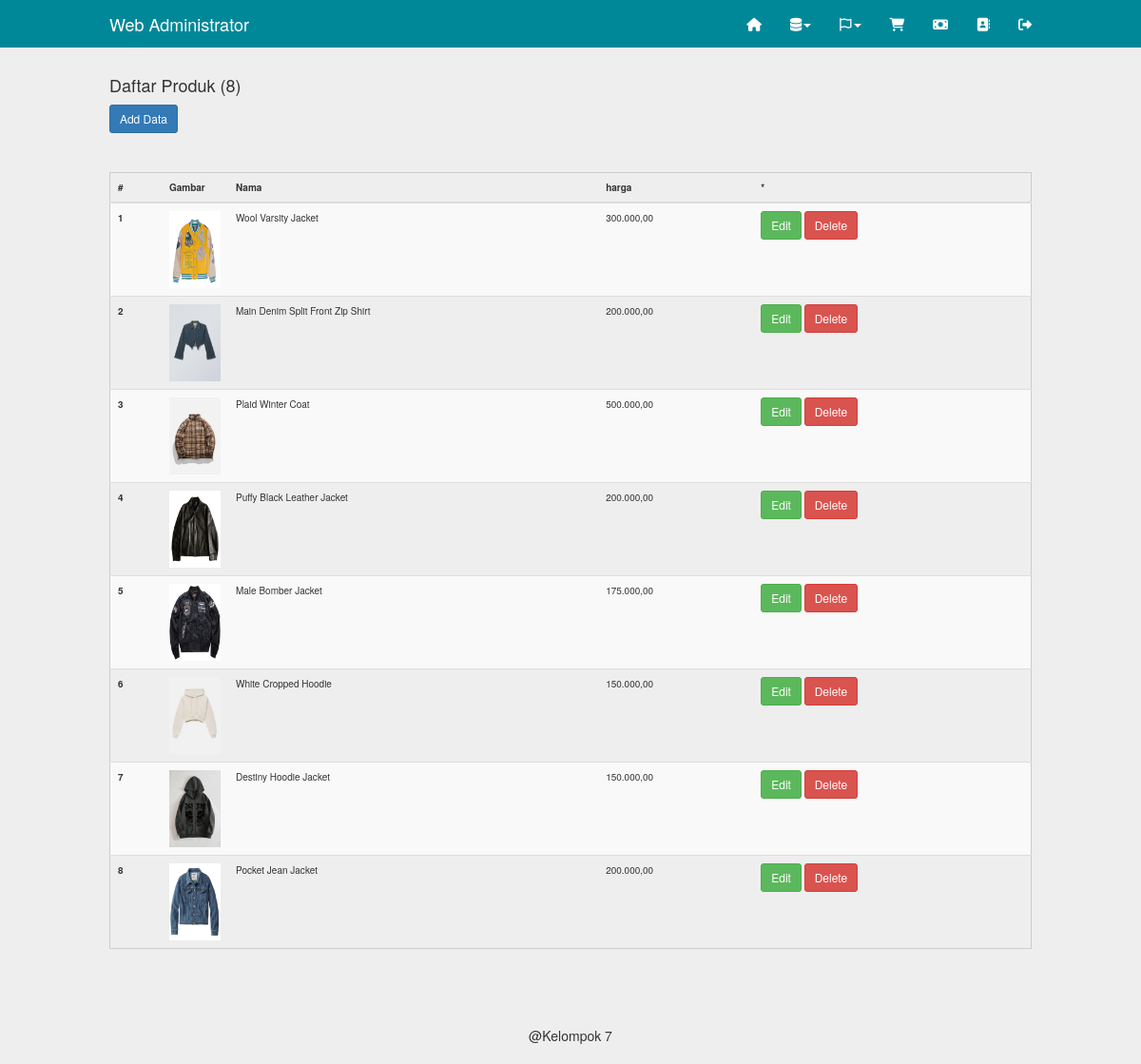
The app's page /admin/produk.php (signed in) with its own data.
### tables this page shows
CREATE TABLE `produk` (
  `id` int(4) NOT NULL,
  `nama` varchar(100) NOT NULL,
  `deskripsi` text NOT NULL,
  `gambar` varchar(200) NOT NULL,
  `harga` decimal(10,0) NOT NULL,
  `kategori_produk_id` int(11) NOT NULL
);

### inc/config.php (called while the page is built, shortened)
<?php
	$url = "http://localhost/Mart/";
	$no = 1;
?>

### admin/produk.php (the view, shortened to what this page needs)
<?php
	include"../inc/config.php";
	include"inc/header.php";
?>
	<div class="container">
		<?php
			$q = mysqli_query($db,"select*from produk");
			$j = mysqli_num_rows($q);
		?>
		<h4>Daftar Produk (<?php echo ($j>0)?$j:0; ?>)</h4>
		<a class="btn btn-sm btn-primary" href="produk.php?act=create">Add Data</a>
		<hr>
		<table class="table table-striped table-hove">
			<thead>
				<tr>
					<th>#</th>
					<th width="70px">Gambar</th>
					<th>Nama</th>
					<th>harga</th>
					<th>*</th>
				</tr>
			</thead>
			<tbody>
		<?php while($data=mysqli_fetch_object($q)){ ?>
				<tr>
					<th scope="row"><?php echo $no++; ?></th>
					<td><img src="<?php echo $url.'uploads/'.$data->gambar ?>" width="100%"></td>
					<td><?php echo $data->nama ?></td>
					<td><?php echo number_format($data->harga, 2, ',', '.') ?></td>
					<td>
						<a class="btn btn-sm btn-success" href="produk.php?act=edit&&id=<?php echo $data->id ?>">Edit</a>
						<a class="btn btn-sm btn-danger" href="produk.php?act=delete&&id=<?php echo $data->id ?>">Delete</a>
					</td>
				</tr>
		<?php } ?>
			</tbody>
		</table>
    </div>
<?php include"inc/footer.php"; ?>

### assets/css/navbar-fixed-top.css (style rules this page uses)
body { padding-top: 70px; }

### assets/css/style.css (style rules this page uses)
@media (min-width: 768px) { .container { width: 750px; } }
@media (min-width: 992px) { .container { width: 970px; } }
@media (min-width: 1200px) { .container { width: 1000px; } }
.table { border:1px solid#CCC; }
table td, table th { padding:10px; font-size: 10px; }
* { transition: all 200ms ease-in-out; }
body { background-color: #EEE; }

### records on screen
produk: gambar (picture), nama "Wool Varsity Jacket", harga "300.000,00"
produk: gambar (picture), nama "Main Denim Split Front Zip Shirt", harga "200.000,00"
produk: gambar (picture), nama "Plaid Winter Coat", harga "500.000,00"
produk: gambar (picture), nama "Puffy Black Leather Jacket", harga "200.000,00"
produk: gambar (picture), nama "Male Bomber Jacket", harga "175.000,00"
produk: gambar (picture), nama "White Cropped Hoodie", harga "150.000,00"
produk: gambar (picture), nama "Destiny Hoodie Jacket", harga "150.000,00"
produk: gambar (picture), nama "Pocket Jean Jacket", harga "200.000,00"

### other values on screen
$j "8"
